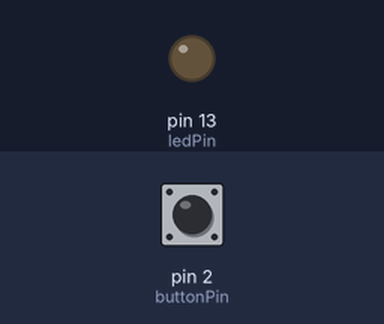
This sketch was run on a simulated Arduino Uno, built with avr-gcc and run on an emulated ATmega328P. Parts: output pins drawn as LEDs (lit = HIGH). Inputs (shaded band) come from the test bench; at power-on: pin 2 (buttonPin) HIGH.

Above: at 0.1 s.
At 32.8 s:
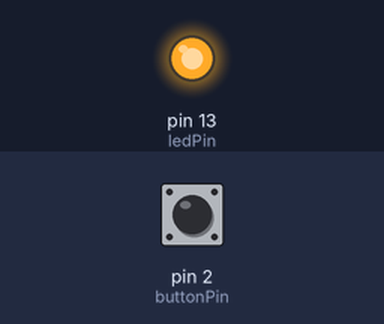
Timing chart, 0 to 34.3 s (numbered marks = the images above):
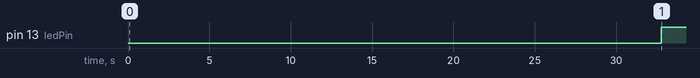

Measured:
- by itself, pin 13 (ledPin): LOW → HIGH at 32.8 s

The sketch:

button2.ino
```cpp
const int buttonPin = 2;
const int ledPin = 13;
int ledValue = 0;
int buttonValue = 0;
int counter = 0;
int previousButtonValue = 0;

int previousDebounceTime = 0;
int debounceDelay = 50;

void setup() {
    pinMode(buttonPin, INPUT_PULLUP);
    pinMode(ledPin, OUTPUT);
    Serial.begin(9600);
}

void loop() {
    int reading = digitalRead(buttonPin);

    if(reading != previousButtonValue) {
      previousDebounceTime = millis();
    }
    if(millis() - previousDebounceTime > debounceDelay) {
      if(reading != buttonValue){
        buttonValue = reading;
        if(buttonValue == HIGH) {
         ledValue = !ledValue;
        }
      }
    }
    digitalWrite(ledPin, ledValue);
    previousDebounceTime = reading;
}
```
